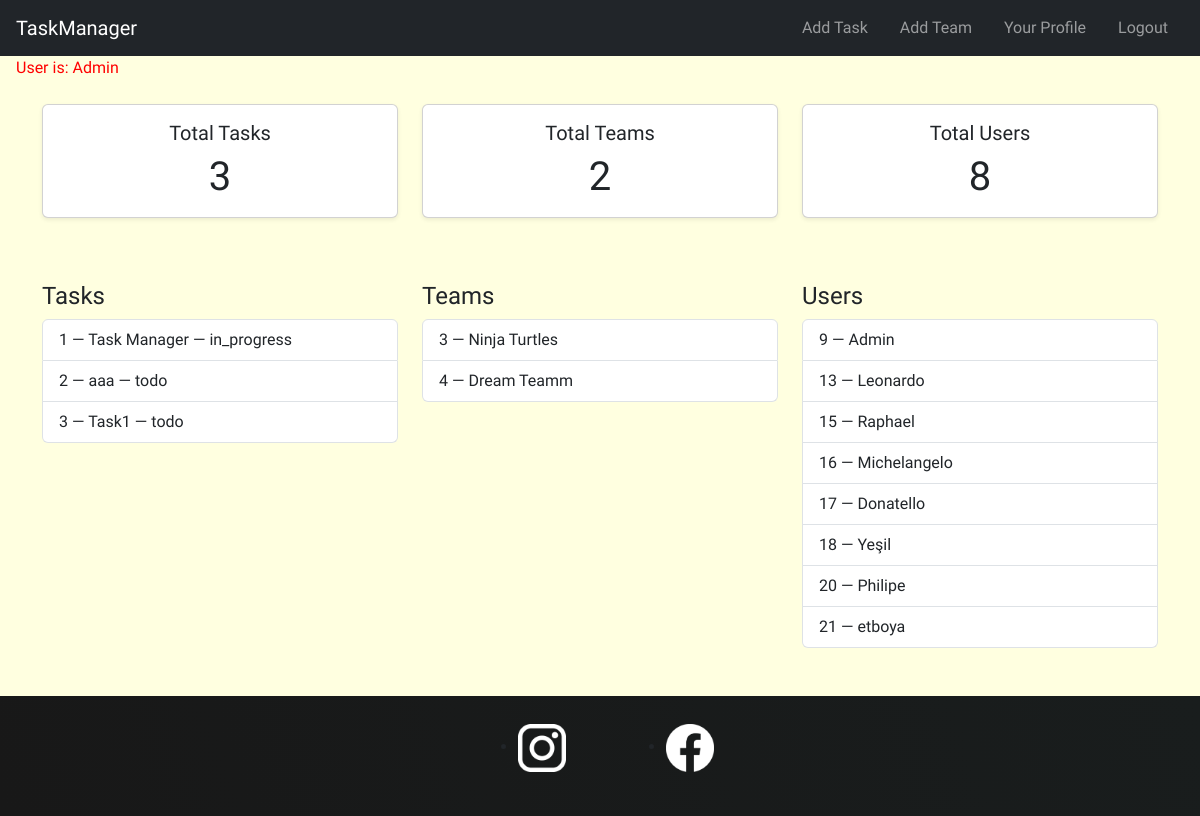
/control-panel/ (signed in), run on an earlier commit of the app's database.
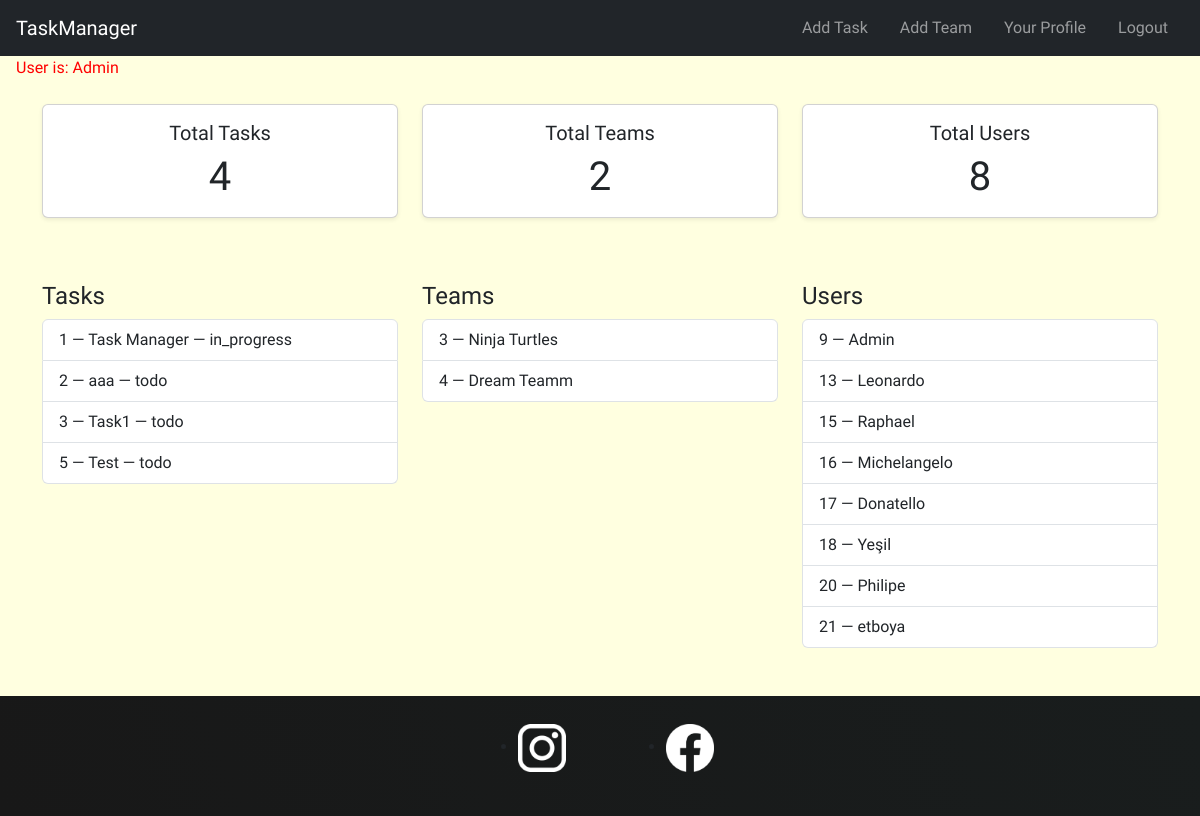
And on a later commit of the database.
### tasks/models.py (models this page shows, shortened)
class Task(models.Model):
    STATUS_CHOICES = [
        ('todo', 'To Do'),
        ('in_progress', 'In Progress'),
        ('done', 'Done'),
    ]
    private = models.BooleanField(blank=False,default=False) # if it is false every one can see it , users & teams associated
    creator = models.ForeignKey(User,on_delete=models.CASCADE, related_name='created_tasks')
    title = models.CharField(max_length=200)
    status = models.CharField(max_length=20, choices=STATUS_CHOICES, default='todo')
    description = models.TextField(blank=True)
    users = models.ManyToManyField(User, related_name='tasks')  # Users assigned to the task
    teams = models.ManyToManyField(Team, related_name='tasks' , blank=True)  # Teams related to the task
    subtasks = models.ManyToManyField('self', symmetrical=False, blank=True, related_name='parent_tasks')  # Optional sub-task linkage
    created_at = models.DateTimeField(auto_now_add=True)
    updated_at = models.DateTimeField(auto_now=True)
    deadline = models.DateTimeField(null=True, blank=True)

class Team(models.Model): # One user can be a team
    name = models.CharField(max_length=100)
    users = models.ManyToManyField(User, related_name='teams')

class UserProfile(models.Model):
    user = models.OneToOneField(User, on_delete=models.CASCADE)# if we delete user we delete theri profile too
    description = models.TextField(blank=True)
    image = models.ImageField(max_length=500,default="profile_pictures/placeholder.png",upload_to="profile_pictures")

### tasks/views.py (the view)
# urls.py: path("control-panel/", views.admin_index, name="admin_index"),
@login_required
def admin_index(request):
    task_list = Task.objects.all() # rn they (task_list) are objects
    team_list = Team.objects.all()
    user_list = UserProfile.objects.all()
    task_count = task_list.count() # count metod counts all the elements in the list
    team_count = team_list.count()
    user_count = user_list.count()
    context = { # we use this to create dynamique pages we use this variable as an attribute | we use the content in it like objects
        "task_list":task_list,
        "team_list":team_list,
        "user_list":user_list,
        "user_count": user_count,
        "team_count": team_count,
        'task_count': task_count,
        "current_user": request.user, # after login it contains current users information
    }
    return render(request,"admin-index.html",context)

### tasks/templates/admin-index.html
{% extends 'base.html' %} {% block body %}
<div class="container my-4">
  <section class="row text-center mb-5">
    <article class="col-md-4 mb-3">
      <div class="card h-100 shadow-sm">
        <div class="card-body">
          <h5 class="card-title">Total Tasks</h5>
          <p class="card-text display-6">{{ task_count }}</p>
        </div>
      </div>
    </article>
    <article class="col-md-4 mb-3">
      <div class="card h-100 shadow-sm">
        <div class="card-body">
          <h5 class="card-title">Total Teams</h5>
          <p class="card-text display-6">{{ team_count }}</p>
        </div>
      </div>
    </article>
    <article class="col-md-4 mb-3">
      <div class="card h-100 shadow-sm">
        <div class="card-body">
          <h5 class="card-title">Total Users</h5>
          <p class="card-text display-6">{{ user_count }}</p>
        </div>
      </div>
    </article>
  </section>
  <section class="row">
    <article class="col-lg-4 mb-4">
      <h4>Tasks</h4>
      <ul class="list-group">
        {% for task in task_list %}
        <a
          href="{% url 'task:detail_task' task.id %}"
          class="list-group-item list-group-item-action"
        >
          {{ task.id }} — {{ task.title }} — {{ task.status|default:"todo" }}
        </a>
        {% empty %}
        <div class="list-group-item">No tasks available.</div>
        {% endfor %}
      </ul>
    </article>
    <article class="col-lg-4 mb-4">
      <h4>Teams</h4>
      <ul class="list-group">
        {% for team in team_list %}
        <a
          href="{% url 'task:detail_team' team.id %}"
          class="list-group-item list-group-item-action"
        >
          {{ team.id }} — {{ team.name }}
        </a>
        {% empty %}
        <div class="list-group-item">No teams available.</div>
        {% endfor %}
      </ul>
    </article>
    <article class="col-lg-4 mb-4">
      <h4>Users</h4>
      <ul class="list-group">
        {% for user in user_list %}
        <a
          href="{% url 'task:detail_user' user.id %}"
          class="list-group-item list-group-item-action"
        >
          {{ user.id }} — {{ user.user.username }}
        </a>
        {% empty %}
        <div class="list-group-item">No users available.</div>
        {% endfor %}
      </ul>
    </article>
  </section>
</div>
{% endblock %}

What changed in the data, as far as the page shows it:
added Task: id "5", title "Test", status "todo"
Also different on the page:
{{ task_count }}: "3" → "4"
